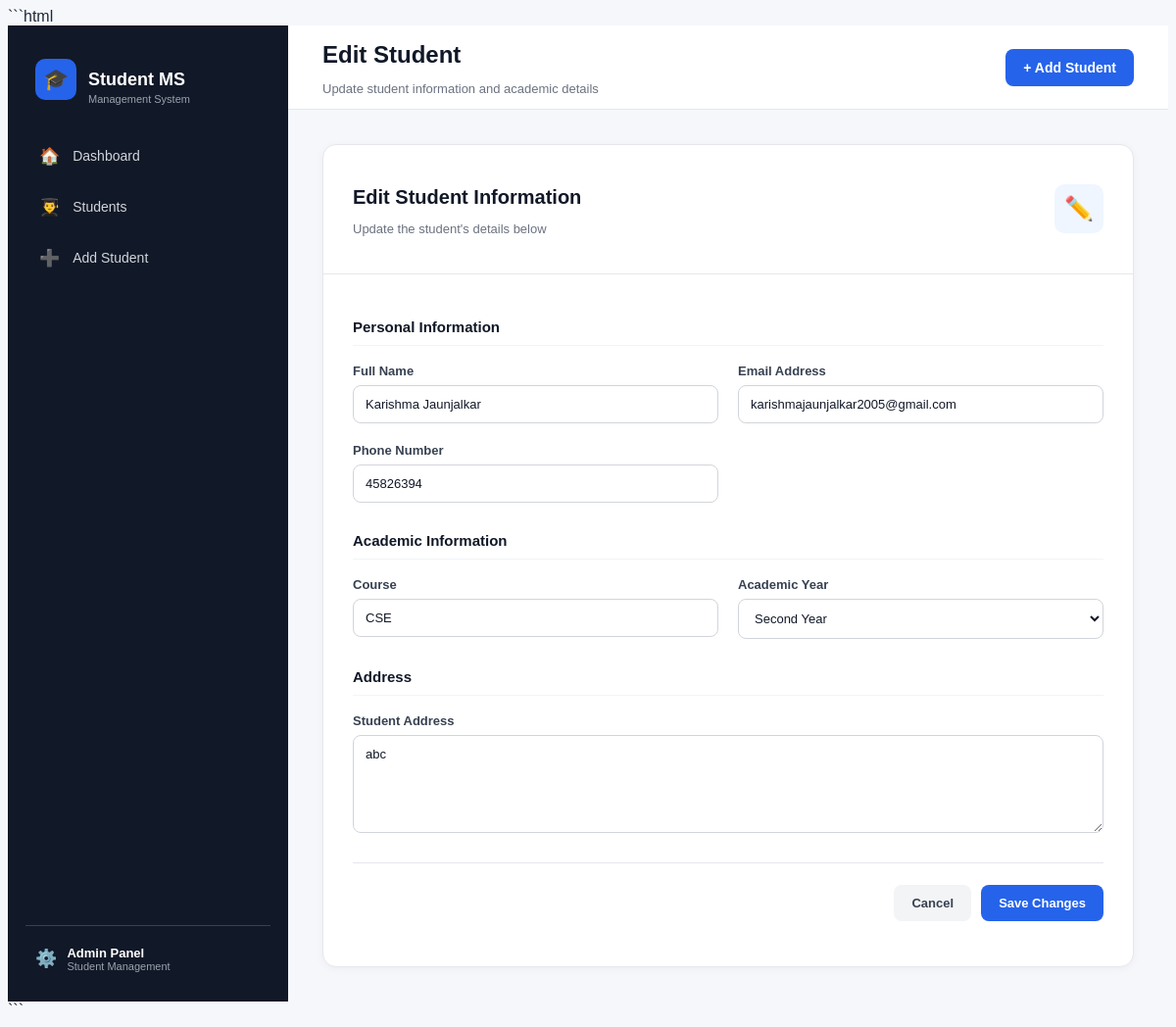
Page /edit-student/5 on the committed database.
### tables this page shows
CREATE TABLE students (
            id INTEGER PRIMARY KEY AUTOINCREMENT,
            name TEXT NOT NULL,
            email TEXT NOT NULL,
            phone TEXT,
            course TEXT,
            year INTEGER,
            address TEXT
        );

### app.py (the view, shortened to what this page needs)
@app.route("/edit-student/<int:student_id>", methods=["GET", "POST"])
def edit_student(student_id):
    student = get_student(student_id)
    if student is None:
        return "Student not found"
    return render_template(
        "edit_student.html",
        student=student
    )

### database.py (called while the page is built)
def get_student(student_id):
    connection = sqlite3.connect("students.db")
    cursor = connection.cursor()
    cursor.execute(
        "SELECT * FROM students WHERE id = ?",
        (student_id,)
    )
    student = cursor.fetchone()
    connection.close()
    return student

### templates/edit_student.html (shortened to what this page needs)
{% extends "base.html" %}
{% block page_title %}
Edit Student
{% endblock %}
{% block page_subtitle %}
Update student information and academic details
{% endblock %}
{% block content %}
<div class="form-page">
    <div class="form-card">
        <div class="form-card-header">
            <div>
                <h2>Edit Student Information</h2>
                <p>Update the student's details below</p>
            </div>
            <div class="form-header-icon">
                ✏️
            </div>
        </div>
        <form method="POST">
            <div class="form-section">
                <h3>Personal Information</h3>
                <div class="form-grid">
                    <div class="form-group">
                        <label for="name">
                            Full Name
                        </label>
                        <input
                            type="text"
                            id="name"
                            name="name"
                            value="{{ student[1] }}"
                            placeholder="Enter student's full name"
                            required
                        >
                    </div>
                    <div class="form-group">
                        <label for="email">
                            Email Address
                        </label>
                        <input
                            type="email"
                            id="email"
                            name="email"
                            value="{{ student[2] }}"
                            placeholder="student@example.com"
                            required
                        >
                    </div>
                    <div class="form-group">
                        <label for="phone">
                            Phone Number
                        </label>
                        <input
                            type="text"
                            id="phone"
                            name="phone"
                            value="{{ student[3] }}"
                            placeholder="Enter phone number"
                        >
                    </div>
                </div>
            </div>
            <div class="form-section">
                <h3>Academic Information</h3>
                <div class="form-grid">
                    <div class="form-group">
                        <label for="course">
                            Course
                        </label>
                        <input
                            type="text"
                            id="course"
                            name="course"
                            value="{{ student[4] }}"
                            placeholder="e.g. Computer Science"
                            required
                        >
                    </div>
                    <div class="form-group">
                        <label for="year">
                            Academic Year
                        </label>
                        <select
                            id="year"
                            name="year"
                            required
                        >
                            <option
                                value="2"
                                {% if student[5] == 2 %}selected{% endif %}
                            >
                                Second Year
                            </option>
                        </select>
                    </div>
                </div>
            </div>
            <div class="form-section">
                <h3>Address</h3>
                <div class="form-group">
                    <label for="address">
                        Student Address
                    </label>
                    <textarea
                        id="address"
                        name="address"
                        rows="4"
                        placeholder="Enter student's address"
                    >{{ student[6] }}</textarea>
                </div>
            </div>
            <div class="form-actions">
                <a
                    href="/students"
                    class="cancel-button"
                >
                    Cancel
                </a>
                <button
                    type="submit"
                    class="save-button"
                >
                    Save Changes
                </button>
            </div>
        </form>
    </div>
</div>
{% endblock %}

### static/style.css (style rules this page uses)
body { font-family: Arial, sans-serif; background-color: #f5f7fb; color: #1f2937; }
.form-page { max-width: 950px; margin: 0 auto; }
.form-card { background-color: white; border: 1px solid #e5e7eb; border-radius: 14px; box-shadow: 0 2px 8px rgba(0, 0, 0, 0.04); overflow: hidden; }
.form-card-header { padding: 25px 30px; border-bottom: 1px solid #e5e7eb; display: flex; align-items: center; justify-content: space-between; }
.form-card-header h2 { color: #111827; font-size: 20px; margin-bottom: 5px; }
.form-card-header p { color: #6b7280; font-size: 13px; }
.form-header-icon { width: 50px; height: 50px; background-color: #eff6ff; border-radius: 10px; display: flex; align-items: center; justify-content: center; font-size: 24px; }
.form-card form { padding: 30px; }
.form-section { margin-bottom: 30px; }
.form-section h3 { color: #111827; font-size: 15px; margin-bottom: 18px; padding-bottom: 10px; border-bottom: 1px solid #f1f5f9; }
.form-grid { display: grid; grid-template-columns: repeat(2, 1fr); gap: 20px; }
.form-group { display: flex; flex-direction: column; }
.form-group label { color: #374151; font-size: 13px; font-weight: 600; margin-bottom: 7px; }
.form-group input, .form-group select, .form-group textarea { width: 100%; border: 1px solid #d1d5db; border-radius: 8px; padding: 11px 12px; font-family: inherit; font-size: 13px; color: #111827; background-color: white; outline: none; transition: 0.2s; }
.form-group input::placeholder, .form-group textarea::placeholder { color: #9ca3af; }
.form-group select { cursor: pointer; }
.form-group textarea { resize: vertical; min-height: 100px; }
.form-actions { display: flex; justify-content: flex-end; gap: 10px; border-top: 1px solid #e5e7eb; padding-top: 22px; margin-top: 25px; }
.cancel-button, .save-button { padding: 11px 18px; border-radius: 8px; font-size: 13px; font-weight: 600; cursor: pointer; text-decoration: none; transition: 0.2s; }
.cancel-button { background-color: #f3f4f6; color: #374151; }
.save-button { border: none; background-color: #2563eb; color: white; }

### rows in the picture
students: name "Karishma Jaunjalkar", email "karishmajaunjalkar2005@gmail.com", phone "45826394", course "CSE", year "Second Year", address "abc"
